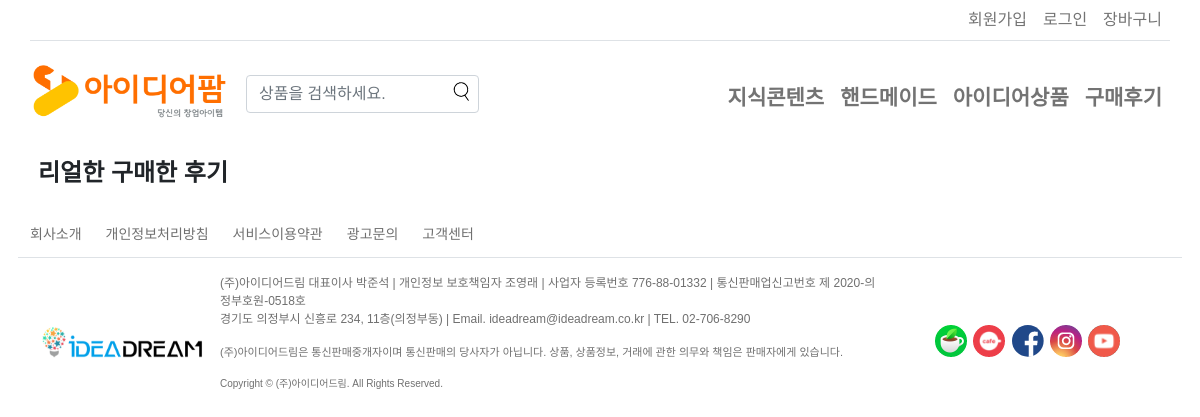
/review, run on an earlier commit of the app's database.
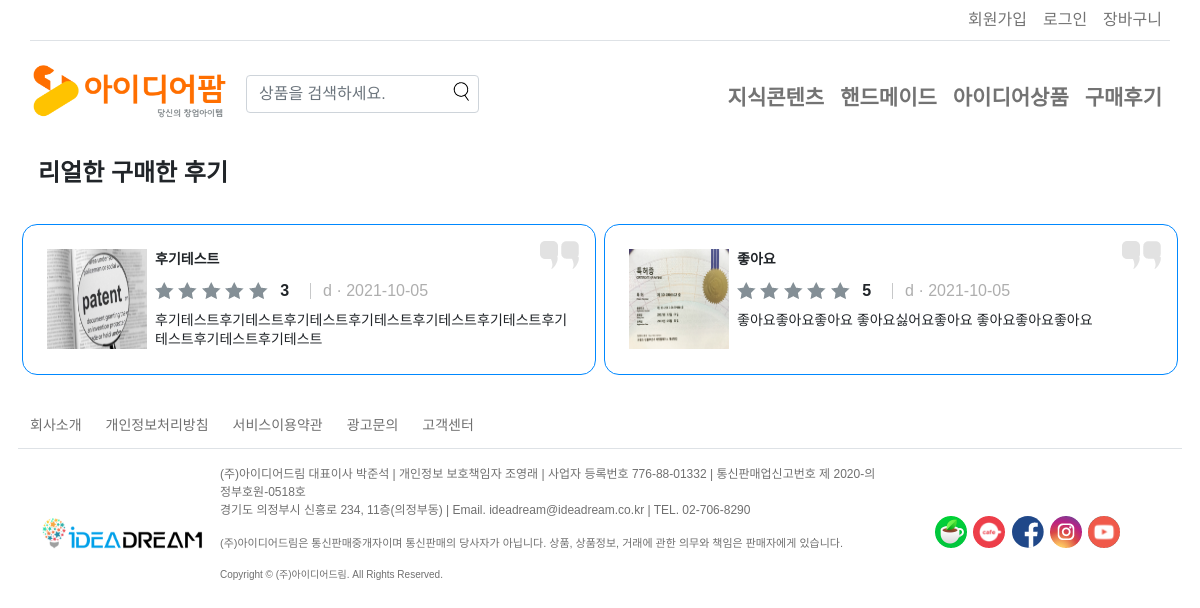
And on a later commit of the database.
### member/models.py (models this page shows, shortened)
class Prod_Categ_big(models.Model): #대분류 정의
    Code=models.CharField(max_length=20, verbose_name='대분류코드', unique=True, db_index=True)
    Name=models.CharField(max_length=50, verbose_name='대분류명', db_index=True)
    Intro=RichTextUploadingField(verbose_name='대분류소개', blank=True,null=True)
    class Meta:
        verbose_name = "대분류"
        verbose_name_plural = "대분류"

class Product_review(models.Model): #상품후기 정의
    Product=models.ForeignKey(Product,on_delete=CASCADE)
    Evaluate=models.CharField(max_length=4,verbose_name='평점', db_index=True, validators=[RegexValidator(r'^((5)|([0-4]{1}(\.\d*)?))$','0~5점 사이를 입력하세요.')])
    ReTitle=models.CharField(max_length=100,verbose_name='제목', db_index=True,default='')
    Content=models.TextField(max_length=10000, verbose_name='내용', db_index=True)
    Reviewer=models.ForeignKey(User,on_delete=CASCADE)
    Answer=models.TextField(max_length=10000, verbose_name='후기답변내용', null=True, db_index=True)
    RWriteday=models.DateTimeField(auto_now_add=True, verbose_name='작성일')
    class Meta:
        verbose_name = "상품후기"
        verbose_name_plural = "상품후기"

class Product_reviewimg(models.Model): #상품후기 이미지 필드 연결정의
    Product=models.ForeignKey(Product_review,on_delete=models.CASCADE)
    image=models.ImageField(upload_to='productreviewimages/',verbose_name='사진첨부', blank=True,null=True)
    class Meta:
        verbose_name = "이미지업로드"
        verbose_name_plural = "이미지업로드"

class User(models.Model): #회원테이블 정의
    Utype=models.CharField(max_length=7, verbose_name='회원유형', choices=(('normal','일반회원'),('company','기업회원')))
    UID=models.CharField(max_length=20, verbose_name='아이디', unique=True,db_index = True)
    UPW=models.CharField(max_length=20, verbose_name='비밀번호')
    Unick=models.CharField(max_length=20, verbose_name='닉네임')
    Uname=models.CharField(max_length=12, verbose_name='이름')
    Ubrith=models.DateField(verbose_name='생년월일')
    Ugender=models.CharField(max_length=1, verbose_name='성별', choices=GENDERS)
    Unation=models.CharField(max_length=3, verbose_name='국가', choices=(('KR','대한민국'),('ETC','국외')))
    Utel=models.CharField(max_length=15, verbose_name='휴대전화번호')
    Uemail=models.EmailField(max_length=60, verbose_name='이메일')
    Upostcode=models.CharField(max_length=7, verbose_name='우편번호')
    Uaddress=models.CharField(max_length=200, verbose_name='주소')
    Usmsrecive=models.BooleanField(verbose_name='SMS동의여부', default=False)
    Umailrecive=models.BooleanField(verbose_name='이메일수신동의여부', default=False)
    Ucomtype=models.CharField(max_length=1, verbose_name='회사유형', null=True, choices=(('1','개인사업자'),('2','(주)주식회사'),('3','주식회사(주)'),('4','유한회사'),('5','사단법인'),('6','재단법인'),('7','학교'),('8','공공기관'),('9','기타')))
    Ucomname=models.CharField(max_length=15, verbose_name='회사명', null=True)
    Ucombid=models.CharField(max_length=12, verbose_name='사업자등록번호', null=True, unique=True, db_index = True)
    Ufoundername=models.CharField(max_length=12, verbose_name='대표자명', null=True)
    Ucomstyle=models.CharField(max_length=20, verbose_name='업태', null=True)
    Ucomsector=models.CharField(max_length=20, verbose_name='업종', null=True)
    Ucombrith=models.DateField(verbose_name='회사설립일', null=True, blank=True)
    Ufounderbrith=models.DateField(verbose_name='창업자 생년월일', null=True ,blank=True)
    Ufoundergender=models.CharField(max_length=1, verbose_name='창업자 성별', choices=GENDERS, null=True, blank=True)
    Ufoundyear=models.CharField(max_length=1, verbose_name='창업업력', null=True, choices=(('1','예비창업자'),('2','창업초기(3년 미만)'),('3','창업도약(4년 ~ 7년)'),('4','7년 이상')))
    Ucomdepart=models.CharField(max_length=1, verbose_name='창업분야', null=True, choices=(('1','제조'),('2','IT'),('3','도소매'),('4','서비스'),('5','사회적기업')))
    Uregisterday=models.DateTimeField(auto_now_add=True, verbose_name='등록일')
    class Meta:
        verbose_name = "회원"
        verbose_name_plural = "회원"

### member/views.py (the view)
# urls.py: path('review',views.reviewall), #구매후기 이동 라우팅
def reviewall(req): #후기표시
    review=Product_review.objects.all().order_by()
    catbig=Prod_Categ_big.objects.order_by()
    if req.session.get('uid'):
        loggeduser=User.objects.get(UID=req.session['uid'])
        return render(req, 'review.html',{'req':req,'userexist':loggeduser,'catbig':catbig,'reviews':review})
    else:
        return render(req, 'review.html',{'req':req,'catbig':catbig,'reviews':review})

### member/templates/review.html (shortened to what this page needs)
{% load static %}
<!DOCTYPE html>
<html lang="ko">
    {% include 'head.html' %}
    <body>
        <header class="container-md p-0">
            {% include 'tnb.html' %}
            {% include 'gnb.html' %}
        </header>
        <section class="container my-3 px-0">
            <h4 class="p-2">리얼한 구매한 후기</h4>
            <div class="row">
                {% for reviewlist in reviews %}
                <div class="col-lg-6 p-0 my-3">
                    <div class="reviewborder m-1 p-3">
                        <div class="position-relative">
                            <img src="{% static 'farm/그룹 3294.png' %}" class="position-absolute top-0 end-0">
                        </div>
                        <div class="float-start m-2">
                            <img src="{{reviewlist.product_reviewimg_set.first.image.url}}" width="100vw" height="100vh">
                        </div>
                        <div>
                            <p class="F4 text-truncate p-0 m-2"><strong>{{reviewlist.ReTitle}}</strong></p>
                            {% for i in "x"|rjust:"5" %}
                                {% if reviewlist.Evaluate >= forloop.counter %}
                                <img src="{% static 'farm/패스 5724.png' %}">
                                {% else %}
                                <img src="{% static 'farm/패스 5728.png' %}">
                                {% endif %}
                            {% endfor %}
                            <strong class="mx-2 align-middle">{{reviewlist.Evaluate}}</strong>
                            <span class="align-middle" style="color:#AEAEAE;">{{reviewlist.Reviewer.Unick}}  ·  {{reviewlist.RWriteday|date:"Y-m-d"}}</span>
                            <p class="F4 textcut my-2 w-auto">{{reviewlist.Content}}</p>
                        </div>
                    </div>
                </div>
                {% endfor %}
            </div>
        </section>
        {% include 'footer.html' %}
    </body>
</html>

### member/templates/head.html (shortened to what this page needs)
{% load static %}
    <head>
        <link href="https://cdn.jsdelivr.net/npm/bootstrap@5.1.0/dist/css/bootstrap.min.css" rel="stylesheet">
    </head>

### member/templates/tnb.html (shortened to what this page needs)
{% load static %}
            <nav class="navbar navbar-expand-sm navbar-light p-0 border-bottom">
                <div class="container-fluid p-0">
                    <div class="collapse navbar-collapse" id="navbarSupportedContent2">
                        <ul class="navbar-nav ms-auto">
                            {% if not userexist %}
                            <li class="nav-item">
                                <a class="nav-link" href="{% url 'join' %}?next={{req.path}}">회원가입</a>
                            </li>
                            {% endif %}
                            <li class="nav-item">
                                {% if userexist %}
                                <a class="nav-link" href="/mypage"><img src="{% static '패스 5248.png' %}">&nbsp;{{userexist.Unick}}</a>
                                {% else %}
                                <a class="nav-link" href="{% url 'login' %}?next={{req.path}}">로그인</a>
                                {% endif %}
                            </li>
                            <li class="nav-item">
                                <a class="nav-link" href="/order/cart">장바구니</a>
                            </li>
                        </ul>
                    </div>
                </div>
            </nav>

### member/templates/gnb.html (shortened to what this page needs)
{% load static %}
            <nav class="navbar navbar-expand-lg navbar-light my-1">
                <div class="container-fluid p-0">
                    <a class="navbar-brand" href="/"><img src="{% static 'farm/아이디어팜_로고.png' %}"></a>
                    <div class="collapse navbar-collapse" id="navbarSupportedContent">
                        <form class="d-flex my-2" action="/search?search=" method="GET" id="form" onsubmit="return search();">
                            <input class="form-control col-xxl-2 mt-2" type="search" name="search" placeholder="상품을 검색하세요." aria-label="Search" id="Serach" required>
                            <button class="btn" type="submit" style="position:relative;right:40px;"><img src="{% static 'magnifying-glass.png' %}" ></button>
                        </form>
                        <ul class="navbar-nav ms-auto my-2 mt-xl-3 mb-xl-0">
                            {% if catbig %}
                                {% for element in catbig %}
                            <li class="nav-item">
                                <strong><a class="nav-link F2 " href="/product/{{element.Code}}">{{element.Name}}</a></strong>
                            </li>
                                {% endfor %}
                            {% endif %}
                            <li class="nav-item">
                                <strong><a class="nav-link F2" href="/review">구매후기</a></strong>
                            </li>
                        </ul>
                    </div>
                </div>
            </nav>

### member/templates/footer.html
{% load static %}
        <footer class="container-md p-0">
            <div class="row row-cols-auto pb-2 my-2 gray F4 border-bottom">
                <div class="col my-1"><a href="/board/companyintro">회사소개</a></div>
                <div class="col my-1"><a href="/board/privacy">개인정보처리방침</a></div>
                <div class="col my-1"><a href="/board/serviveterm">서비스이용약관</a></div>
                <div class="col my-1"><a href="https://forms.gle/ayNgmPxaGnhHDxU69">광고문의</a></div>
                <div class="col my-1"><a href="/board">고객센터</a></div>
            </div>
            <div class="row align-items-center m-0">
                <div class="col-xl-2 text-center p-0 my-2">
                    <a href="http://www.ideadream.co.kr" target="_blank">
                        <img class="img-fluid" src="{% static '아이디어드림_로고.png' %}">
                    </a>
                </div>
                <div class="col-xl-7 p-0 my-2">
                    <p class="gray" style="font-size:12px;">(주)아이디어드림 대표이사 박준석 | 개인정보 보호책임자 조영래 | 사업자 등록번호 776-88-01332 | 통신판매업신고번호 제 2020-의정부호원-0518호<br>경기도 의정부시 신흥로 234, 11층(의정부동) | Email. ideadream@ideadream.co.kr | TEL. 02-706-8290</p>
                    <p class="gray" style="font-size:11px;">(주)아이디어드림은 통신판매중개자이며 통신판매의 당사자가 아닙니다. 상품, 상품정보, 거래에 관한 의무와 책임은 판매자에게 있습니다.</p>
                    <p class="gray" style="font-size:10px;">Copyright © (주)아이디어드림. All Rights Reserved.</p>
                </div>
                <div class="col-xl-3 my-2 text-center">
                    <a href="http://www.ideaclub.net" target="_blank"><img src="{% static '사각형 3283.png' %}" style="margin:1px;"></a>
                    <a href="http://www.ideamaker.co.kr" target="_blank"><img src="{% static '마스크 그룹 2.png' %}" style="margin:1px;"></a>
                    <a href="http://www.facebook.com/ideadream" target="_blank"><img src="{% static '그룹 2683.png' %}" style="margin:1px;"></a>
                    <a href="http://www.instagram.com/ideaclub_weekly/" target="_blank"><img src="{% static '그룹 2684.png' %}" style="margin:1px;"></a>
                    <a href="http://www.startuptv.co.kr" target="_blank"><img src="{% static '마스크 그룹 4.png' %}" style="margin:1px;"></a>
                </div>
            </div>
        </footer>

### member/templates/head.html (style rules this page uses)
body { font-family: "본고딕", "Noto Sans KR", "Noto Sans CJK", "Source Han Sans" ,arial, sans-serif; max-width: 100% ;overflow-x: hidden; }
h1, h2, h3, h4 { font-weight : bold; }
a { text-decoration:none; color:inherit; }
.F2 { font-size:21px; }
.F4 { font-size:14px; }
.textcut { display: block; line-height: 1.4em; height: 2.8em; display:-webkit-box; -webkit-line-clamp:2; -webkit-box-orient:vertical; text-overflow:ellipsis; overflow:hidden; }
.gray { color:#707070; }
.reviewborder { border:1px solid #0088FF; border-radius:15px; }

What changed in the data, as far as the page shows it:
added Product_review: product_reviewimg_set.first.image (picture), ReTitle "후기테스트", Evaluate "3", Reviewer.Unick "d", RWriteday "2021-10-05", Content "후기테스트후기테스트후기테스트후기테스트후기테스트후기테스트후기테스트후기테스트후기테스트"
added Product_review: product_reviewimg_set.first.image (picture), ReTitle "좋아요", Evaluate "5", Reviewer.Unick "d", RWriteday "2021-10-05", Content "좋아요좋아요좋아요 좋아요싫어요좋아요 좋아요좋아요좋아요"
